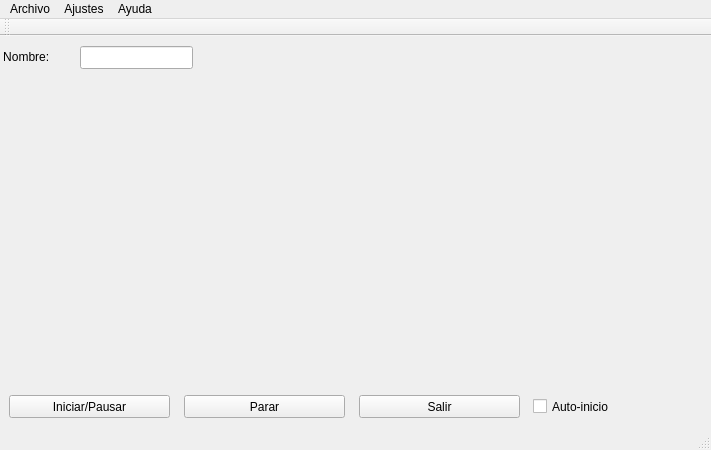
<?xml version="1.0" encoding="UTF-8"?>
<ui version="4.0">
 <class>MainWindow</class>
 <widget class="QMainWindow" name="MainWindow">
  <property name="geometry">
   <rect>
    <x>0</x>
    <y>0</y>
    <width>711</width>
    <height>450</height>
   </rect>
  </property>
  <property name="windowTitle">
   <string>MainWindow</string>
  </property>
  <widget class="QWidget" name="centralWidget">
   <property name="sizePolicy">
    <sizepolicy hsizetype="Preferred" vsizetype="Preferred">
     <horstretch>0</horstretch>
     <verstretch>0</verstretch>
    </sizepolicy>
   </property>
   <property name="minimumSize">
    <size>
     <width>711</width>
     <height>0</height>
    </size>
   </property>
   <widget class="QPushButton" name="start">
    <property name="geometry">
     <rect>
      <x>9</x>
      <y>359</y>
      <width>161</width>
      <height>23</height>
     </rect>
    </property>
    <property name="text">
     <string>Iniciar/Pausar</string>
    </property>
   </widget>
   <widget class="QPushButton" name="stop">
    <property name="geometry">
     <rect>
      <x>184</x>
      <y>359</y>
      <width>161</width>
      <height>23</height>
     </rect>
    </property>
    <property name="text">
     <string>Parar</string>
    </property>
   </widget>
   <widget class="QLabel" name="label">
    <property name="geometry">
     <rect>
      <x>9</x>
      <y>34</y>
      <width>691</width>
      <height>311</height>
     </rect>
    </property>
    <property name="sizePolicy">
     <sizepolicy hsizetype="Ignored" vsizetype="Ignored">
      <horstretch>0</horstretch>
      <verstretch>0</verstretch>
     </sizepolicy>
    </property>
    <property name="maximumSize">
     <size>
      <width>715</width>
      <height>317</height>
     </size>
    </property>
    <property name="text">
     <string/>
    </property>
    <property name="scaledContents">
     <bool>true</bool>
    </property>
    <property name="alignment">
     <set>Qt::AlignCenter</set>
    </property>
   </widget>
   <widget class="QCheckBox" name="autoinicio">
    <property name="geometry">
     <rect>
      <x>533</x>
      <y>360</y>
      <width>89</width>
      <height>21</height>
     </rect>
    </property>
    <property name="text">
     <string>Auto-inicio</string>
    </property>
   </widget>
   <widget class="QPushButton" name="exit">
    <property name="geometry">
     <rect>
      <x>359</x>
      <y>359</y>
      <width>161</width>
      <height>23</height>
     </rect>
    </property>
    <property name="text">
     <string>Salir</string>
    </property>
   </widget>
   <widget class="QLabel" name="label_2">
    <property name="geometry">
     <rect>
      <x>-80</x>
      <y>10</y>
      <width>169</width>
      <height>21</height>
     </rect>
    </property>
    <property name="minimumSize">
     <size>
      <width>169</width>
      <height>0</height>
     </size>
    </property>
    <property name="text">
     <string>                         Nombre:</string>
    </property>
   </widget>
   <widget class="QLineEdit" name="clientName">
    <property name="geometry">
     <rect>
      <x>80</x>
      <y>10</y>
      <width>113</width>
      <height>23</height>
     </rect>
    </property>
   </widget>
  </widget>
  <widget class="QMenuBar" name="menuBar">
   <property name="geometry">
    <rect>
     <x>0</x>
     <y>0</y>
     <width>711</width>
     <height>20</height>
    </rect>
   </property>
   <widget class="QMenu" name="menuArchivo">
    <property name="title">
     <string>Archivo</string>
    </property>
    <addaction name="actionAbrir"/>
    <addaction name="actionCapturar"/>
    <addaction name="actionSalir"/>
   </widget>
   <widget class="QMenu" name="menuAyuda">
    <property name="title">
     <string>Ayuda</string>
    </property>
    <addaction name="actionAcerca_de"/>
   </widget>
   <widget class="QMenu" name="menuAjustes">
    <property name="title">
     <string>Ajustes</string>
    </property>
    <addaction name="separator"/>
    <addaction name="actionPreferencias"/>
    <addaction name="actionConexion"/>
   </widget>
   <addaction name="menuArchivo"/>
   <addaction name="menuAjustes"/>
   <addaction name="menuAyuda"/>
  </widget>
  <widget class="QToolBar" name="mainToolBar">
   <attribute name="toolBarArea">
    <enum>TopToolBarArea</enum>
   </attribute>
   <attribute name="toolBarBreak">
    <bool>false</bool>
   </attribute>
  </widget>
  <widget class="QStatusBar" name="statusBar"/>
  <action name="actionAbrir">
   <property name="text">
    <string>Abrir</string>
   </property>
   <property name="shortcut">
    <string>Ctrl+A</string>
   </property>
  </action>
  <action name="actionSalir">
   <property name="text">
    <string>Salir</string>
   </property>
  </action>
  <action name="actionAcerca_de">
   <property name="text">
    <string>Acerca de ...</string>
   </property>
  </action>
  <action name="actionCapturar">
   <property name="text">
    <string>Capturar</string>
   </property>
  </action>
  <action name="actionPreferencias">
   <property name="text">
    <string>Dispositivo de cámara</string>
   </property>
  </action>
  <action name="actionConexion">
   <property name="text">
    <string>Conexión</string>
   </property>
  </action>
 </widget>
 <layoutdefault spacing="6" margin="11"/>
 <resources/>
 <connections/>
</ui>
